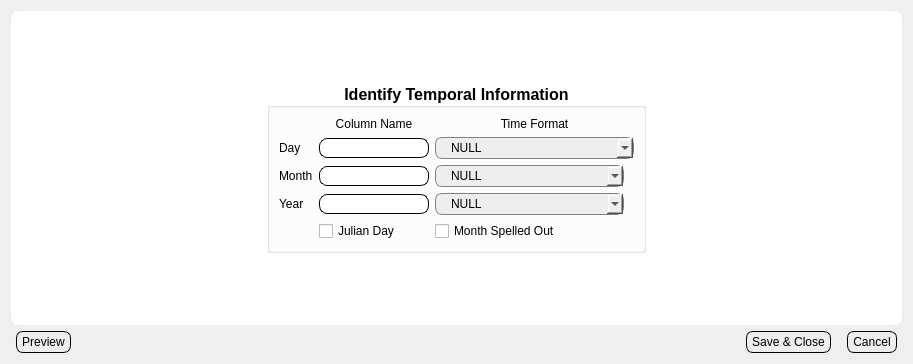
<?xml version="1.0" encoding="UTF-8"?>
<ui version="4.0">
 <class>Dialog</class>
 <widget class="QDialog" name="Dialog">
  <property name="geometry">
   <rect>
    <x>0</x>
    <y>0</y>
    <width>913</width>
    <height>364</height>
   </rect>
  </property>
  <property name="windowTitle">
   <string>Dialog</string>
  </property>
  <property name="styleSheet">
   <string notr="true">.QLabel{
	background: None;
	padding: 0px;
	margin: 0px;
}
.QComboBox {
    border: 1px solid gray;
    border-radius: 7px;
    padding: 2px;
	padding-left: 15px;
	background: #EEEEEE;
}
.QFrame, .QWidget{
	border-radius: 7;
	background: white;
}	



.QLineEdit{
	padding: 1px;
	border-style: solid;
	border: 1px solid black;
	border-radius: 8px;
	margin: 0px;
}

.QPushButton {
	color: black;
	background: #EEEEEE;
	border-width: 1px;
	border-color: black;
	border-style: solid;
	border-radius: 7;
	margin-top: 0px;
	maring-bottom: 0px;
	margin-left: 5px;
	margin-right:5px;	
	padding-left: 5px;
	padding-right: 5px;
	padding-top: 3px;
	padding-bottom: 3px;
}
</string>
  </property>
  <layout class="QVBoxLayout" name="verticalLayout_5">
   <item>
    <layout class="QVBoxLayout" name="verticalLayout_4">
     <item>
      <widget class="QFrame" name="frame">
       <property name="frameShape">
        <enum>QFrame::StyledPanel</enum>
       </property>
       <property name="frameShadow">
        <enum>QFrame::Raised</enum>
       </property>
       <layout class="QVBoxLayout" name="verticalLayout_3">
        <item>
         <layout class="QVBoxLayout" name="verticalLayout_2">
          <item>
           <spacer name="verticalSpacer">
            <property name="orientation">
             <enum>Qt::Vertical</enum>
            </property>
            <property name="sizeHint" stdset="0">
             <size>
              <width>20</width>
              <height>40</height>
             </size>
            </property>
           </spacer>
          </item>
          <item>
           <layout class="QHBoxLayout" name="horizontalLayout">
            <item>
             <spacer name="horizontalSpacer">
              <property name="orientation">
               <enum>Qt::Horizontal</enum>
              </property>
              <property name="sizeHint" stdset="0">
               <size>
                <width>40</width>
                <height>20</height>
               </size>
              </property>
             </spacer>
            </item>
            <item>
             <widget class="QGroupBox" name="groupBox">
              <property name="sizePolicy">
               <sizepolicy hsizetype="Fixed" vsizetype="Fixed">
                <horstretch>0</horstretch>
                <verstretch>0</verstretch>
               </sizepolicy>
              </property>
              <property name="font">
               <font>
                <pointsize>12</pointsize>
                <weight>75</weight>
                <bold>true</bold>
               </font>
              </property>
              <property name="title">
               <string>Identify Temporal Information</string>
              </property>
              <property name="alignment">
               <set>Qt::AlignCenter</set>
              </property>
              <layout class="QVBoxLayout" name="verticalLayout">
               <item>
                <layout class="QGridLayout" name="gridLayout">
                 <item row="1" column="1">
                  <widget class="QLineEdit" name="lnedDay">
                   <property name="sizePolicy">
                    <sizepolicy hsizetype="Fixed" vsizetype="Fixed">
                     <horstretch>0</horstretch>
                     <verstretch>0</verstretch>
                    </sizepolicy>
                   </property>
                  </widget>
                 </item>
                 <item row="0" column="1">
                  <widget class="QLabel" name="label_4">
                   <property name="text">
                    <string>Column Name</string>
                   </property>
                   <property name="alignment">
                    <set>Qt::AlignCenter</set>
                   </property>
                  </widget>
                 </item>
                 <item row="3" column="2">
                  <widget class="QComboBox" name="cboxYear">
                   <property name="sizePolicy">
                    <sizepolicy hsizetype="Fixed" vsizetype="Fixed">
                     <horstretch>0</horstretch>
                     <verstretch>0</verstretch>
                    </sizepolicy>
                   </property>
                   <item>
                    <property name="text">
                     <string>NULL</string>
                    </property>
                   </item>
                   <item>
                    <property name="text">
                     <string>dd - mm - YYYY (Any Order)</string>
                    </property>
                   </item>
                   <item>
                    <property name="text">
                     <string>dd - mm - YY (Any Order)</string>
                    </property>
                   </item>
                   <item>
                    <property name="text">
                     <string>dd - YYYY (Any Order)</string>
                    </property>
                   </item>
                   <item>
                    <property name="text">
                     <string>dd - YY (Any Order)</string>
                    </property>
                   </item>
                   <item>
                    <property name="text">
                     <string>mm - YYYY (Any Order)</string>
                    </property>
                   </item>
                   <item>
                    <property name="text">
                     <string>mm - YY (Any Order)</string>
                    </property>
                   </item>
                   <item>
                    <property name="text">
                     <string>YYYY</string>
                    </property>
                   </item>
                   <item>
                    <property name="text">
                     <string>YY</string>
                    </property>
                   </item>
                   <item>
                    <property name="text">
                     <string>Julian day</string>
                    </property>
                   </item>
                  </widget>
                 </item>
                 <item row="1" column="2">
                  <widget class="QComboBox" name="cboxDay">
                   <property name="sizePolicy">
                    <sizepolicy hsizetype="Fixed" vsizetype="Fixed">
                     <horstretch>0</horstretch>
                     <verstretch>0</verstretch>
                    </sizepolicy>
                   </property>
                   <item>
                    <property name="text">
                     <string>NULL</string>
                    </property>
                   </item>
                   <item>
                    <property name="text">
                     <string>dd - mm - YYYY (Any Order)</string>
                    </property>
                   </item>
                   <item>
                    <property name="text">
                     <string>dd - mm - YY (Any Order)</string>
                    </property>
                   </item>
                   <item>
                    <property name="text">
                     <string>dd - mm (Any Order)</string>
                    </property>
                   </item>
                   <item>
                    <property name="text">
                     <string>dd - YYYY (Any Order)</string>
                    </property>
                   </item>
                   <item>
                    <property name="text">
                     <string>dd - YY (Any Order)</string>
                    </property>
                   </item>
                   <item>
                    <property name="text">
                     <string>dd</string>
                    </property>
                   </item>
                   <item>
                    <property name="text">
                     <string>julian day - YYYY (Any Order)</string>
                    </property>
                   </item>
                   <item>
                    <property name="text">
                     <string>julian day - YY (Any Order)</string>
                    </property>
                   </item>
                   <item>
                    <property name="text">
                     <string>julian day</string>
                    </property>
                   </item>
                  </widget>
                 </item>
                 <item row="4" column="2">
                  <widget class="QCheckBox" name="ckMonthSpelling">
                   <property name="text">
                    <string>Month Spelled Out</string>
                   </property>
                  </widget>
                 </item>
                 <item row="4" column="1">
                  <widget class="QCheckBox" name="ckJulian">
                   <property name="text">
                    <string>Julian Day</string>
                   </property>
                  </widget>
                 </item>
                 <item row="3" column="0">
                  <widget class="QLabel" name="label_3">
                   <property name="text">
                    <string>Year</string>
                   </property>
                  </widget>
                 </item>
                 <item row="2" column="2">
                  <widget class="QComboBox" name="cboxMonth">
                   <property name="sizePolicy">
                    <sizepolicy hsizetype="Fixed" vsizetype="Fixed">
                     <horstretch>0</horstretch>
                     <verstretch>0</verstretch>
                    </sizepolicy>
                   </property>
                   <item>
                    <property name="text">
                     <string>NULL</string>
                    </property>
                   </item>
                   <item>
                    <property name="text">
                     <string>dd - mm - YYYY (Any Order)</string>
                    </property>
                   </item>
                   <item>
                    <property name="text">
                     <string>dd - mm - YY (Any Order)</string>
                    </property>
                   </item>
                   <item>
                    <property name="text">
                     <string>dd - mm (Any Order)</string>
                    </property>
                   </item>
                   <item>
                    <property name="text">
                     <string>mm - YYYY (Any Order)</string>
                    </property>
                   </item>
                   <item>
                    <property name="text">
                     <string>mm - YY (Any Order)</string>
                    </property>
                   </item>
                   <item>
                    <property name="text">
                     <string>mm</string>
                    </property>
                   </item>
                  </widget>
                 </item>
                 <item row="2" column="0">
                  <widget class="QLabel" name="label_2">
                   <property name="text">
                    <string>Month</string>
                   </property>
                  </widget>
                 </item>
                 <item row="3" column="1">
                  <widget class="QLineEdit" name="lnedYear">
                   <property name="sizePolicy">
                    <sizepolicy hsizetype="Fixed" vsizetype="Fixed">
                     <horstretch>0</horstretch>
                     <verstretch>0</verstretch>
                    </sizepolicy>
                   </property>
                  </widget>
                 </item>
                 <item row="2" column="1">
                  <widget class="QLineEdit" name="lnedMonth">
                   <property name="sizePolicy">
                    <sizepolicy hsizetype="Fixed" vsizetype="Fixed">
                     <horstretch>0</horstretch>
                     <verstretch>0</verstretch>
                    </sizepolicy>
                   </property>
                  </widget>
                 </item>
                 <item row="1" column="0">
                  <widget class="QLabel" name="label">
                   <property name="text">
                    <string>Day</string>
                   </property>
                  </widget>
                 </item>
                 <item row="0" column="2">
                  <widget class="QLabel" name="label_5">
                   <property name="toolTip">
                    <string>&lt;html&gt;&lt;head/&gt;&lt;body&gt;&lt;p&gt;&lt;span style=&quot; text-decoration: underline;&quot;&gt;Format Examples&lt;/span&gt;&lt;/p&gt;&lt;p&gt;YYYY = 1996&lt;/p&gt;&lt;p&gt;YY = 96&lt;/p&gt;&lt;p&gt;&lt;br/&gt;&lt;/p&gt;&lt;/body&gt;&lt;/html&gt;</string>
                   </property>
                   <property name="text">
                    <string>Time Format</string>
                   </property>
                   <property name="alignment">
                    <set>Qt::AlignCenter</set>
                   </property>
                  </widget>
                 </item>
                </layout>
               </item>
              </layout>
             </widget>
            </item>
            <item>
             <spacer name="horizontalSpacer_2">
              <property name="orientation">
               <enum>Qt::Horizontal</enum>
              </property>
              <property name="sizeHint" stdset="0">
               <size>
                <width>40</width>
                <height>20</height>
               </size>
              </property>
             </spacer>
            </item>
           </layout>
          </item>
          <item>
           <spacer name="verticalSpacer_2">
            <property name="orientation">
             <enum>Qt::Vertical</enum>
            </property>
            <property name="sizeHint" stdset="0">
             <size>
              <width>20</width>
              <height>40</height>
             </size>
            </property>
           </spacer>
          </item>
         </layout>
        </item>
       </layout>
      </widget>
     </item>
     <item>
      <layout class="QHBoxLayout" name="horizontalLayout_7">
       <item>
        <widget class="QPushButton" name="btnPreview">
         <property name="text">
          <string>Preview</string>
         </property>
        </widget>
       </item>
       <item>
        <spacer name="horizontalSpacer_6">
         <property name="orientation">
          <enum>Qt::Horizontal</enum>
         </property>
         <property name="sizeHint" stdset="0">
          <size>
           <width>40</width>
           <height>20</height>
          </size>
         </property>
        </spacer>
       </item>
       <item>
        <widget class="QPushButton" name="btnSaveClose">
         <property name="text">
          <string>Save &amp;&amp; Close</string>
         </property>
        </widget>
       </item>
       <item>
        <widget class="QPushButton" name="btnCancel">
         <property name="text">
          <string>Cancel</string>
         </property>
        </widget>
       </item>
      </layout>
     </item>
    </layout>
   </item>
  </layout>
 </widget>
 <tabstops>
  <tabstop>lnedDay</tabstop>
  <tabstop>cboxDay</tabstop>
  <tabstop>lnedMonth</tabstop>
  <tabstop>cboxMonth</tabstop>
  <tabstop>lnedYear</tabstop>
  <tabstop>cboxYear</tabstop>
  <tabstop>ckJulian</tabstop>
  <tabstop>ckMonthSpelling</tabstop>
  <tabstop>btnSaveClose</tabstop>
  <tabstop>btnCancel</tabstop>
 </tabstops>
 <resources/>
 <connections/>
</ui>
